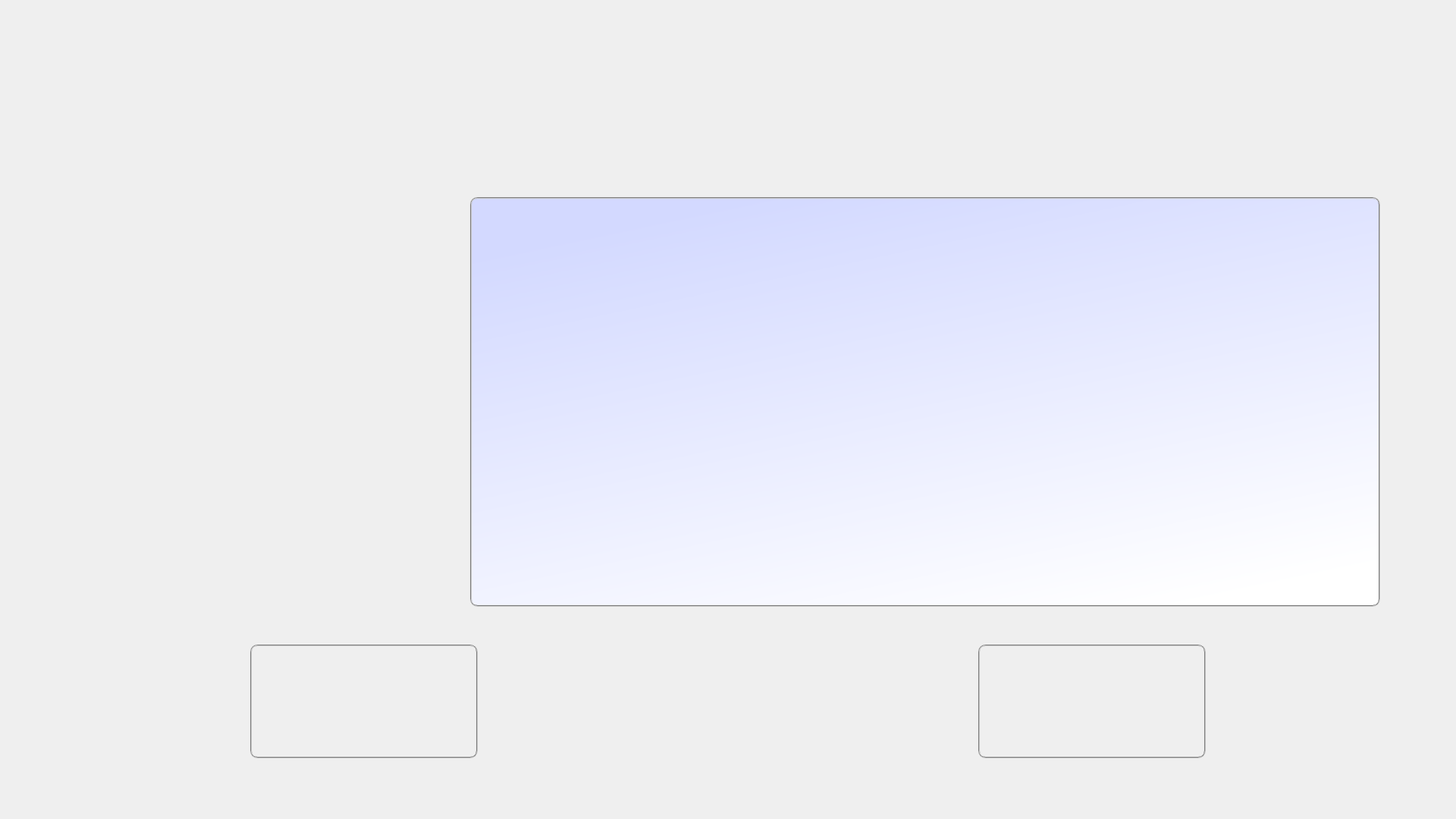
<?xml version="1.0" encoding="UTF-8"?>
<ui version="4.0">
 <class>ReadDrivinglisenceDialog</class>
 <widget class="QDialog" name="ReadDrivinglisenceDialog">
  <property name="geometry">
   <rect>
    <x>0</x>
    <y>0</y>
    <width>1920</width>
    <height>1080</height>
   </rect>
  </property>
  <property name="windowTitle">
   <string>ReadDrivinglisenceDialog</string>
  </property>
  <property name="styleSheet">
   <string notr="true">#ReadDrivinglisenceDialog{border-image: url(:/Resources/Images/background.png);}</string>
  </property>
  <widget class="QPushButton" name="pBtnHomepage">
   <property name="geometry">
    <rect>
     <x>330</x>
     <y>850</y>
     <width>300</width>
     <height>150</height>
    </rect>
   </property>
   <property name="font">
    <font>
     <family>Algerian</family>
     <pointsize>22</pointsize>
    </font>
   </property>
   <property name="styleSheet">
    <string notr="true">border:2px groove gray;border-radius:10px;padding:2px 4px;
border-image: url(:/Resources/Images/cancelon.png);</string>
   </property>
   <property name="text">
    <string/>
   </property>
  </widget>
  <widget class="QPushButton" name="pBtnNext">
   <property name="geometry">
    <rect>
     <x>1290</x>
     <y>850</y>
     <width>300</width>
     <height>150</height>
    </rect>
   </property>
   <property name="font">
    <font>
     <pointsize>22</pointsize>
    </font>
   </property>
   <property name="styleSheet">
    <string notr="true">border:2px groove gray;border-radius:10px;padding:2px 4px;
border-image: url(:/Resources/Images/nexton.png);</string>
   </property>
   <property name="text">
    <string/>
   </property>
  </widget>
  <widget class="QLabel" name="labelLoading">
   <property name="geometry">
    <rect>
     <x>1160</x>
     <y>460</y>
     <width>124</width>
     <height>124</height>
    </rect>
   </property>
   <property name="styleSheet">
    <string notr="true">border-image: url(:/Resources/Images/loading.gif);</string>
   </property>
   <property name="text">
    <string/>
   </property>
  </widget>
  <widget class="QTextBrowser" name="textBrowser">
   <property name="geometry">
    <rect>
     <x>620</x>
     <y>260</y>
     <width>1200</width>
     <height>540</height>
    </rect>
   </property>
   <property name="styleSheet">
    <string notr="true">border:2px groove gray;border-radius:10px;padding:2px 2px;
background-color: qlineargradient(spread:pad, x1:0.3125, y1:0, x2:0.784, y2:1, stop:0 rgba(211, 217, 255, 255), stop:1 rgba(255, 255, 255, 255));</string>
   </property>
   <property name="html">
    <string>&lt;!DOCTYPE HTML PUBLIC &quot;-//W3C//DTD HTML 4.0//EN&quot; &quot;http://www.w3.org/TR/REC-html40/strict.dtd&quot;&gt;
&lt;html&gt;&lt;head&gt;&lt;meta name=&quot;qrichtext&quot; content=&quot;1&quot; /&gt;&lt;style type=&quot;text/css&quot;&gt;
p, li { white-space: pre-wrap; }
&lt;/style&gt;&lt;/head&gt;&lt;body style=&quot; font-family:'SimSun'; font-size:9pt; font-weight:400; font-style:normal;&quot;&gt;
&lt;p style=&quot;-qt-paragraph-type:empty; margin-top:0px; margin-bottom:0px; margin-left:0px; margin-right:0px; -qt-block-indent:0; text-indent:0px;&quot;&gt;&lt;br /&gt;&lt;/p&gt;&lt;/body&gt;&lt;/html&gt;</string>
   </property>
  </widget>
  <widget class="QLabel" name="label">
   <property name="geometry">
    <rect>
     <x>90</x>
     <y>310</y>
     <width>400</width>
     <height>400</height>
    </rect>
   </property>
   <property name="text">
    <string/>
   </property>
  </widget>
 </widget>
 <layoutdefault spacing="6" margin="11"/>
 <resources>
  <include location="readdrivinglisencedialog.qrc"/>
 </resources>
 <connections/>
</ui>
